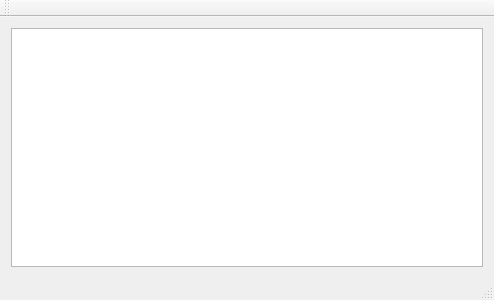
<?xml version="1.0" encoding="UTF-8"?>
<ui version="4.0">
 <class>MainWindow</class>
 <widget class="QMainWindow" name="MainWindow">
  <property name="geometry">
   <rect>
    <x>0</x>
    <y>0</y>
    <width>494</width>
    <height>300</height>
   </rect>
  </property>
  <property name="windowTitle">
   <string>MainWindow</string>
  </property>
  <widget class="QWidget" name="centralWidget">
   <layout class="QVBoxLayout" name="verticalLayout">
    <item>
     <widget class="QColumnView" name="columnView"/>
    </item>
   </layout>
  </widget>
  <widget class="QMenuBar" name="menuBar">
   <property name="geometry">
    <rect>
     <x>0</x>
     <y>0</y>
     <width>494</width>
     <height>22</height>
    </rect>
   </property>
  </widget>
  <widget class="QToolBar" name="mainToolBar">
   <attribute name="toolBarArea">
    <enum>TopToolBarArea</enum>
   </attribute>
   <attribute name="toolBarBreak">
    <bool>false</bool>
   </attribute>
  </widget>
  <widget class="QStatusBar" name="statusBar"/>
 </widget>
 <layoutdefault spacing="6" margin="11"/>
 <resources/>
 <connections/>
</ui>
